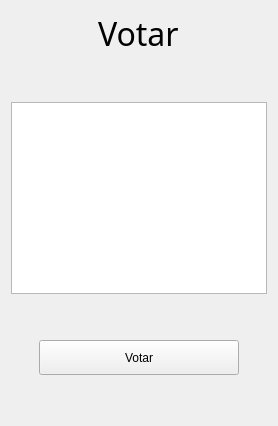
      <widget class="QWidget" name="page_v3">
       <layout class="QVBoxLayout" name="verticalLayout_11">
        <item>
         <layout class="QVBoxLayout" name="verticalLayout_10">
          <item alignment="Qt::AlignHCenter">
           <widget class="QLabel" name="label_45">
            <property name="font">
             <font>
              <family>Bahnschrift</family>
              <pointsize>24</pointsize>
             </font>
            </property>
            <property name="text">
             <string>Votar</string>
            </property>
           </widget>
          </item>
          <item>
           <spacer name="verticalSpacer_31">
            <property name="orientation">
             <enum>Qt::Vertical</enum>
            </property>
            <property name="sizeHint" stdset="0">
             <size>
              <width>20</width>
              <height>40</height>
             </size>
            </property>
           </spacer>
          </item>
          <item>
           <widget class="QTableView" name="tableView_voto"/>
          </item>
          <item>
           <spacer name="verticalSpacer_32">
            <property name="orientation">
             <enum>Qt::Vertical</enum>
            </property>
            <property name="sizeHint" stdset="0">
             <size>
              <width>20</width>
              <height>40</height>
             </size>
            </property>
           </spacer>
          </item>
          <item alignment="Qt::AlignHCenter">
           <widget class="QPushButton" name="pushButton_8">
            <property name="minimumSize">
             <size>
              <width>200</width>
              <height>35</height>
             </size>
            </property>
            <property name="maximumSize">
             <size>
              <width>600</width>
              <height>16777215</height>
             </size>
            </property>
            <property name="text">
             <string>Votar</string>
            </property>
           </widget>
          </item>
          <item>
           <spacer name="verticalSpacer_33">
            <property name="orientation">
             <enum>Qt::Vertical</enum>
            </property>
            <property name="sizeHint" stdset="0">
             <size>
              <width>20</width>
              <height>40</height>
             </size>
            </property>
           </spacer>
          </item>
         </layout>
        </item>
       </layout>
      </widget>
